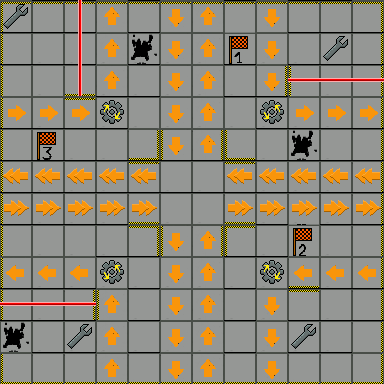

This game map was drawn from its Tiled (.tmx) file and the tilesets committed beside it. A one-line description and the full map source follow:
An orthogonal 12x12 tile map with 32x32 px tiles, 10 tile layers (wallAndGround, special, flagLayer, holeLayer, ...).

<map version="1.2" tiledversion="1.2.1" orientation="orthogonal" renderorder="right-down" width="12" height="12" tilewidth="32" tileheight="32" infinite="0" nextlayerid="4" nextobjectid="1">
 <tileset firstgid="1" source="testTileset.tsx" />
 <layer id="1" name="wallAndGround" width="12" height="12">
  <data encoding="csv">
11,1,1,1,1,1,1,1,1,1,1,12,
4,5,5,5,5,5,5,5,5,5,5,3,
4,5,2,5,5,5,5,5,3,4,5,3,
4,5,1,5,5,5,5,5,5,5,5,3,
4,5,5,5,14,4,3,13,5,5,5,3,
4,5,5,5,1,5,5,1,5,5,5,3,
4,5,5,5,2,5,5,2,5,5,5,3,
4,5,5,5,12,4,3,11,5,5,5,3,
4,5,5,5,5,5,5,5,5,2,5,3,
4,5,3,4,5,5,5,5,5,1,5,3,
4,5,5,5,5,5,5,5,5,5,5,3,
13,2,2,2,2,2,2,2,2,2,2,14
</data>
 </layer>
 <layer id="3" name="special" width="12" height="12">
  <data encoding="csv">
73,0,0,21,0,22,21,0,22,0,0,0,
0,0,0,21,0,22,21,0,22,0,73,0,
0,0,0,21,0,22,21,0,22,0,0,0,
24,24,24,71,0,22,21,0,72,24,24,24,
0,0,0,0,0,22,21,0,0,0,0,0,
30,30,30,30,30,0,0,30,30,30,30,30,
29,29,29,29,29,0,0,29,29,29,29,29,
0,0,0,0,0,22,21,0,0,0,0,0,
23,23,23,72,0,22,21,0,71,23,23,23,
0,0,0,21,0,22,21,0,22,0,0,0,
0,0,73,21,0,22,21,0,22,73,0,0,
0,0,0,21,0,22,21,0,22,0,0,0
</data>
 </layer>
 <layer id="4" name="flagLayer" width="12" height="12">
  <data encoding="csv">
0,0,0,0,0,0,0,0,0,0,0,0,
0,0,0,0,0,0,0,15,0,0,0,0,
0,0,0,0,0,0,0,0,0,0,0,0,
0,0,0,0,0,0,0,0,0,0,0,0,
0,17,0,0,0,0,0,0,0,0,0,0,
0,0,0,0,0,0,0,0,0,0,0,0,
0,0,0,0,0,0,0,0,0,0,0,0,
0,0,0,0,0,0,0,0,0,16,0,0,
0,0,0,0,0,0,0,0,0,0,0,0,
0,0,0,0,0,0,0,0,0,0,0,0,
0,0,0,0,0,0,0,0,0,0,0,0,
0,0,0,0,0,0,0,0,0,0,0,0
</data>
 </layer>
 <layer id="5" name="holeLayer" width="12" height="12">
  <data encoding="csv">
0,0,0,0,0,0,0,0,0,0,0,0,
0,0,0,0,6,0,0,0,0,0,0,0,
0,0,0,0,0,0,0,0,0,0,0,0,
0,0,0,0,0,0,0,0,0,0,0,0,
0,0,0,0,0,0,0,0,0,6,0,0,
0,0,0,0,0,0,0,0,0,0,0,0,
0,0,0,0,0,0,0,0,0,0,0,0,
0,0,0,0,0,0,0,0,0,0,0,0,
0,0,0,0,0,0,0,0,0,0,0,0,
0,0,0,0,0,0,0,0,0,0,0,0,
6,0,0,0,0,0,0,0,0,0,0,0,
0,0,0,0,0,0,0,0,0,0,0,0
</data>
 </layer>
 <layer id="6" name="backupLayer1" width="12" height="12">
  <data encoding="csv">
0,0,0,0,0,0,0,0,0,0,0,0,
0,0,0,0,0,0,0,0,0,0,0,0,
0,0,0,0,0,0,0,0,0,0,0,0,
0,0,0,0,0,0,0,0,0,0,0,0,
0,0,0,0,0,0,0,0,0,0,0,0,
0,0,0,0,0,0,0,0,0,0,0,0,
0,0,0,0,0,0,0,0,0,0,0,0,
0,0,0,0,0,0,0,0,0,0,0,0,
0,0,0,0,0,0,0,0,0,0,0,0,
0,0,0,0,0,0,0,0,0,0,0,0,
0,0,0,0,0,0,0,0,0,0,0,0,
0,0,0,0,0,0,0,0,0,0,0,0
</data>
 </layer>
 <layer id="7" name="backupLayer2" width="12" height="12">
  <data encoding="csv">
0,0,0,0,0,0,0,0,0,0,0,0,
0,0,0,0,0,0,0,0,0,0,0,0,
0,0,0,0,0,0,0,0,0,0,0,0,
0,0,0,0,0,0,0,0,0,0,0,0,
0,0,0,0,0,0,0,0,0,0,0,0,
0,0,0,0,0,0,0,0,0,0,0,0,
0,0,0,0,0,0,0,0,0,0,0,0,
0,0,0,0,0,0,0,0,0,0,0,0,
0,0,0,0,0,0,0,0,0,0,0,0,
0,0,0,0,0,0,0,0,0,0,0,0,
0,0,0,0,0,0,0,0,0,0,0,0,
0,0,0,0,0,0,0,0,0,0,0,0
</data>
 </layer>
 <layer id="8" name="backupLayer3" width="12" height="12">
  <data encoding="csv">
0,0,0,0,0,0,0,0,0,0,0,0,
0,0,0,0,0,0,0,0,0,0,0,0,
0,0,0,0,0,0,0,0,0,0,0,0,
0,0,0,0,0,0,0,0,0,0,0,0,
0,0,0,0,0,0,0,0,0,0,0,0,
0,0,0,0,0,0,0,0,0,0,0,0,
0,0,0,0,0,0,0,0,0,0,0,0,
0,0,0,0,0,0,0,0,0,0,0,0,
0,0,0,0,0,0,0,0,0,0,0,0,
0,0,0,0,0,0,0,0,0,0,0,0,
0,0,0,0,0,0,0,0,0,0,0,0,
0,0,0,0,0,0,0,0,0,0,0,0
</data>
 </layer>
 <layer id="9" name="backupLayer4" width="12" height="12">
  <data encoding="csv">
0,0,0,0,0,0,0,0,0,0,0,0,
0,0,0,0,0,0,0,0,0,0,0,0,
0,0,0,0,0,0,0,0,0,0,0,0,
0,0,0,0,0,0,0,0,0,0,0,0,
0,0,0,0,0,0,0,0,0,0,0,0,
0,0,0,0,0,0,0,0,0,0,0,0,
0,0,0,0,0,0,0,0,0,0,0,0,
0,0,0,0,0,0,0,0,0,0,0,0,
0,0,0,0,0,0,0,0,0,0,0,0,
0,0,0,0,0,0,0,0,0,0,0,0,
0,0,0,0,0,0,0,0,0,0,0,0,
0,0,0,0,0,0,0,0,0,0,0,0
</data>
 </layer>
 <layer id="2" name="playerLayerObject" width="12" height="12">
  <data encoding="csv">
0,0,0,0,0,0,0,0,0,0,0,0,
0,0,0,0,0,0,0,0,0,0,0,0,
0,0,0,0,0,0,0,0,0,0,0,0,
0,0,0,0,0,0,0,0,0,0,0,0,
0,0,0,0,0,0,0,0,0,0,0,0,
0,0,0,0,0,0,0,0,0,0,0,0,
0,0,0,0,0,0,0,0,0,0,0,0,
0,0,0,0,0,0,0,0,0,0,0,0,
0,0,0,0,0,0,0,0,0,0,0,0,
0,0,0,0,0,0,0,0,0,0,0,0,
0,0,0,0,0,0,0,0,0,0,0,0,
0,0,0,0,0,0,0,0,0,0,0,0
</data>
 </layer>
 <layer id="10" name="laserLayer" width="12" height="12">
  <data encoding="csv">
0,0,82,0,0,0,0,0,0,0,0,0,
0,0,82,0,0,0,0,0,0,0,0,0,
0,0,82,0,0,0,0,0,0,81,81,81,
0,0,0,0,0,0,0,0,0,0,0,0,
0,0,0,0,0,0,0,0,0,0,0,0,
0,0,0,0,0,0,0,0,0,0,0,0,
0,0,0,0,0,0,0,0,0,0,0,0,
0,0,0,0,0,0,0,0,0,0,0,0,
0,0,0,0,0,0,0,0,0,0,0,0,
81,81,81,0,0,0,0,0,0,0,0,0,
0,0,0,0,0,0,0,0,0,0,0,0,
0,0,0,0,0,0,0,0,0,0,0,0
</data>
 </layer>
</map>
